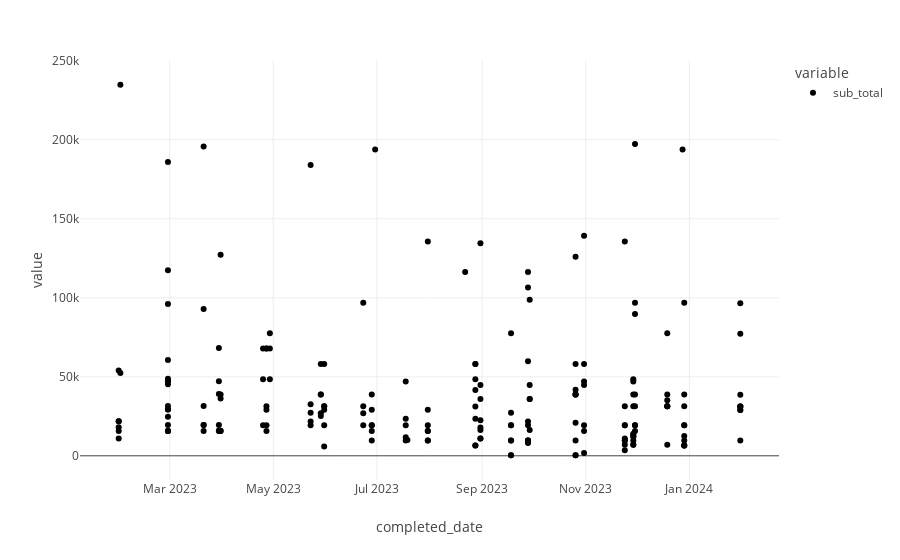

The notebook cell this image was saved under:
### Code cell
# l1 = pd.read_sql("SELECT * FROM unleashed_raw WHERE completed_date > '2022-12-31';", con = engine)
px.scatter(l1[l1.customer_name=='DOT Foods, Inc.'][['completed_date','sub_total']].set_index('completed_date').sort_index())

### Figure 1 — Plotly figure (JSON) as saved in the notebook; plotly's stock layout.template omitted (floating-point values rounded to 4 significant figures; data arrays with more than 128 entries replaced by an {"elided": "..."} marker saying what was removed)
{"data": [{"hovertemplate": "variable=sub_total<br>completed_date=%{x}<br>value=%{y}<extra></extra>", "legendgroup": "sub_total", "marker": {"color": "#000001", "symbol": "circle"}, "mode": "markers", "name": "sub_total", "orientation": "v", "showlegend": true, "type": "scatter", "x": {"elided": "204 str values"}, "xaxis": "x", "y": {"elided": "204 float values"}, "yaxis": "y"}], "layout": {"legend": {"title": {"text": "variable"}, "tracegroupgap": 0}, "margin": {"t": 60}, "xaxis": {"anchor": "y", "domain": [0, 1], "title": {"text": "completed_date"}}, "yaxis": {"anchor": "x", "domain": [0, 1], "title": {"text": "value"}}}}
